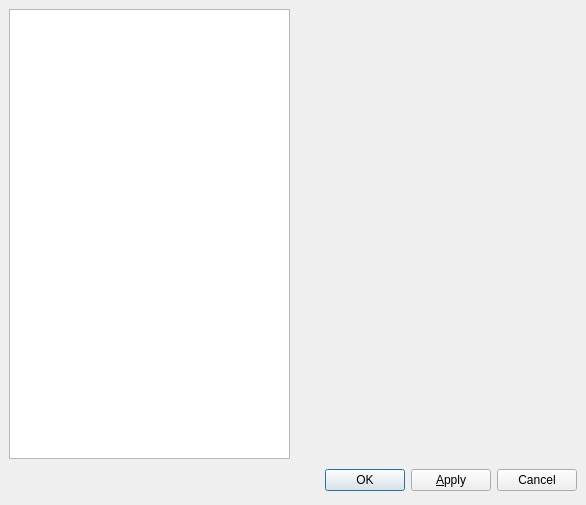
<ui version="4.0" >
 <class>SettingsDialog</class>
 <widget class="QDialog" name="SettingsDialog" >
  <property name="geometry" >
   <rect>
    <x>0</x>
    <y>0</y>
    <width>586</width>
    <height>505</height>
   </rect>
  </property>
  <property name="windowTitle" >
   <string>Settings</string>
  </property>
  <layout class="QGridLayout" >
   <property name="margin" >
    <number>9</number>
   </property>
   <property name="spacing" >
    <number>6</number>
   </property>
   <item row="1" column="0" colspan="2" >
    <layout class="QHBoxLayout" >
     <property name="margin" >
      <number>0</number>
     </property>
     <property name="spacing" >
      <number>6</number>
     </property>
     <item>
      <spacer>
       <property name="orientation" >
        <enum>Qt::Horizontal</enum>
       </property>
       <property name="sizeHint" >
        <size>
         <width>131</width>
         <height>31</height>
        </size>
       </property>
      </spacer>
     </item>
     <item>
      <widget class="QPushButton" name="okPushButton" >
       <property name="text" >
        <string>OK</string>
       </property>
      </widget>
     </item>
     <item>
      <widget class="QPushButton" name="applyPushButton" >
       <property name="text" >
        <string>&amp;Apply</string>
       </property>
      </widget>
     </item>
     <item>
      <widget class="QPushButton" name="cancelButton" >
       <property name="text" >
        <string>Cancel</string>
       </property>
      </widget>
     </item>
    </layout>
   </item>
   <item row="0" column="1" >
    <widget class="QStackedWidget" name="pagesStackedWidget" />
   </item>
   <item row="0" column="0" >
    <widget class="QListWidget" name="contentsWidget" >
     <property name="iconSize" >
      <size>
       <width>64</width>
       <height>64</height>
      </size>
     </property>
     <property name="movement" >
      <enum>QListView::Static</enum>
     </property>
     <property name="spacing" >
      <number>12</number>
     </property>
     <property name="viewMode" >
      <enum>QListView::IconMode</enum>
     </property>
    </widget>
   </item>
  </layout>
 </widget>
 <resources>
  <include location="../resource.qrc" />
 </resources>
 <connections>
  <connection>
   <sender>cancelButton</sender>
   <signal>clicked()</signal>
   <receiver>SettingsDialog</receiver>
   <slot>reject()</slot>
   <hints>
    <hint type="sourcelabel" >
     <x>603</x>
     <y>607</y>
    </hint>
    <hint type="destinationlabel" >
     <x>179</x>
     <y>282</y>
    </hint>
   </hints>
  </connection>
 </connections>
</ui>
